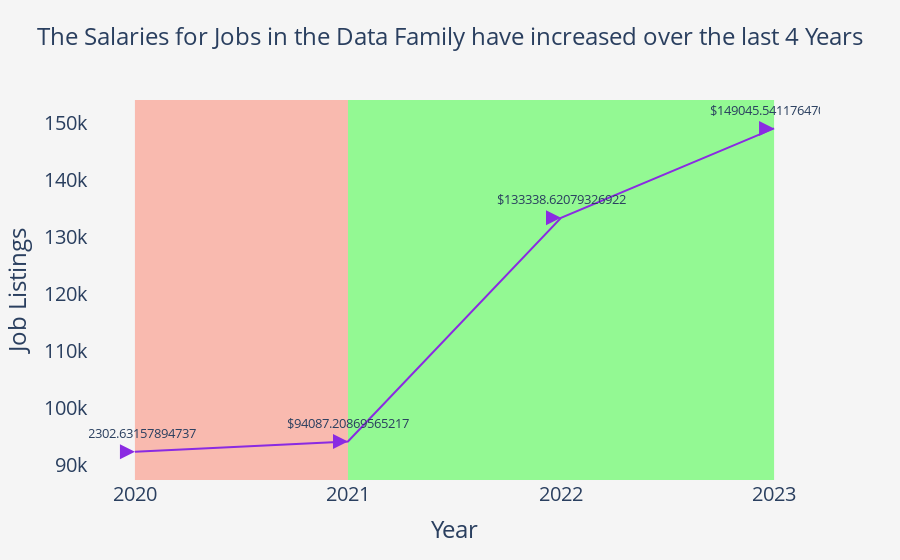

Notebook cell for this chart:
### Markdown cell above
# Salaries Over Time

### Code cell
salaries_over_years = df.groupby('work_year')['salary_in_usd'].mean().reset_index()

fig2 = go.Figure(go.Scatter(
    x=salaries_over_years['work_year'],
    y=salaries_over_years['salary_in_usd'],
    mode="lines+markers+text",
    marker=dict(symbol='arrow-right',
                size=15,
                color='blueviolet'),
    text="$" + salaries_over_years['salary_in_usd'].astype(str),
    textfont=dict(size=13),
    textposition='top center',
))

# Asked Chat GPT to turn the background and Transparent and Change the Title 
fig2.update_layout(
    title={
        'text': 'The Salaries for Jobs in the Data Family have increased over the last 4 Years',
        'x': 0.5,
        'y': 0.95,
        'xanchor': 'center',
        'yanchor': 'top',
        'font': {'size': 24} 
    },
    xaxis_title='Year',
    yaxis_title='Job Listings',
    plot_bgcolor='whitesmoke',  
    paper_bgcolor='whitesmoke',
    xaxis=dict(
        tickfont=dict(size=20),
        title=dict(text='Year', font=dict(size=24)),
        showgrid=False
        ),
    yaxis=dict(
        tickfont=dict(size=20),
        title=dict(text='Job Listings', font=dict(size=24)),
        showgrid=False
        )
)
# Adding vertical Blocks
fig2.add_vrect(
    x0=-0, x1=1,
    fillcolor="tomato", opacity=0.4,
    layer="below", line_width=0,
)

fig2.add_vrect(
    x0=1, x1=3,
    fillcolor="lime", opacity=0.4,
    layer="below", line_width=0,
)


fig2.show()

### Figure 1 — Plotly figure (JSON) as saved in the notebook; plotly's stock layout.template omitted (floating-point values rounded to 4 significant figures)
{"data": [{"marker": {"color": "blueviolet", "size": 15, "symbol": "arrow-right"}, "mode": "lines+markers+text", "text": ["$92302.63157894737", "$94087.20869565217", "$133338.62079326922", "$149045.54117647058"], "textfont": {"size": 13}, "textposition": "top center", "type": "scatter", "x": ["2020", "2021", "2022", "2023"], "y": [92300.0, 94090.0, 133300.0, 149000.0]}], "layout": {"paper_bgcolor": "whitesmoke", "plot_bgcolor": "whitesmoke", "shapes": [{"fillcolor": "tomato", "layer": "below", "line": {"width": 0}, "opacity": 0.4, "type": "rect", "x0": 0, "x1": 1, "xref": "x", "y0": 0, "y1": 1, "yref": "y domain"}, {"fillcolor": "lime", "layer": "below", "line": {"width": 0}, "opacity": 0.4, "type": "rect", "x0": 1, "x1": 3, "xref": "x", "y0": 0, "y1": 1, "yref": "y domain"}], "title": {"font": {"size": 24}, "text": "The Salaries for Jobs in the Data Family have increased over the last 4 Years", "x": 0.5, "xanchor": "center", "y": 0.95, "yanchor": "top"}, "xaxis": {"showgrid": false, "tickfont": {"size": 20}, "title": {"font": {"size": 24}, "text": "Year"}}, "yaxis": {"showgrid": false, "tickfont": {"size": 20}, "title": {"font": {"size": 24}, "text": "Job Listings"}}}}
